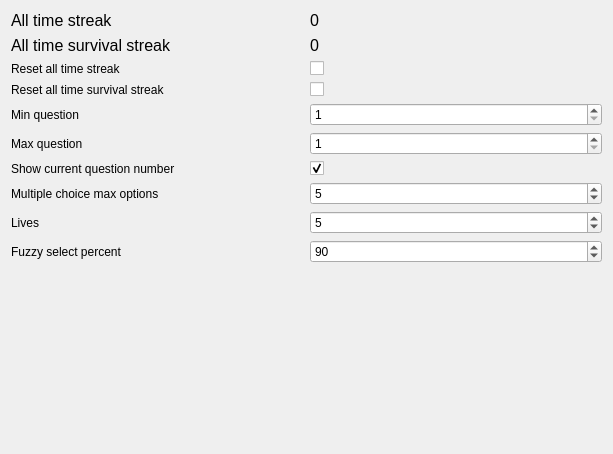
              <widget class="QWidget" name="scrollAreaWidgetContents_settings">
               <property name="geometry">
                <rect>
                 <x>0</x>
                 <y>0</y>
                 <width>613</width>
                 <height>454</height>
                </rect>
               </property>
               <layout class="QGridLayout" name="gridLayout_9">
                <item row="0" column="0">
                 <layout class="QGridLayout" name="gridLayout_settings">
                  <item row="1" column="0">
                   <widget class="QLabel" name="label_all_time_survival_streak_2">
                    <property name="font">
                     <font>
                      <pointsize>12</pointsize>
                     </font>
                    </property>
                    <property name="toolTip">
                     <string>Your all time survival streak</string>
                    </property>
                    <property name="statusTip">
                     <string>Your all time survival streak</string>
                    </property>
                    <property name="text">
                     <string>All time survival streak</string>
                    </property>
                   </widget>
                  </item>
                  <item row="9" column="0">
                   <widget class="QLabel" name="label_fuzzy_select_precent_2">
                    <property name="toolTip">
                     <string>How wrong can the answer be for it to be count correct. 100 is disabled.</string>
                    </property>
                    <property name="statusTip">
                     <string>How wrong can the answer be for it to be count correct. 100 is disabled.</string>
                    </property>
                    <property name="text">
                     <string>Fuzzy select percent</string>
                    </property>
                   </widget>
                  </item>
                  <item row="0" column="0">
                   <widget class="QLabel" name="label_all_time_streak_2">
                    <property name="font">
                     <font>
                      <pointsize>12</pointsize>
                     </font>
                    </property>
                    <property name="toolTip">
                     <string>Your all time streak</string>
                    </property>
                    <property name="statusTip">
                     <string>Your all time streak</string>
                    </property>
                    <property name="text">
                     <string>All time streak</string>
                    </property>
                   </widget>
                  </item>
                  <item row="3" column="1">
                   <widget class="QCheckBox" name="reset_all_time_survival_streak_value_2">
                    <property name="cursor">
                     <cursorShape>PointingHandCursor</cursorShape>
                    </property>
                    <property name="text">
                     <string/>
                    </property>
                   </widget>
                  </item>
                  <item row="2" column="0">
                   <widget class="QLabel" name="label_reset_all_time_streak_2">
                    <property name="toolTip">
                     <string>Reset your all time streak</string>
                    </property>
                    <property name="statusTip">
                     <string>Reset your all time streak</string>
                    </property>
                    <property name="text">
                     <string>Reset all time streak</string>
                    </property>
                   </widget>
                  </item>
                  <item row="4" column="0">
                   <widget class="QLabel" name="label_min_question_2">
                    <property name="toolTip">
                     <string>Minimum question number it will ask you</string>
                    </property>
                    <property name="statusTip">
                     <string>Minimum question number it will ask you</string>
                    </property>
                    <property name="text">
                     <string>Min question</string>
                    </property>
                   </widget>
                  </item>
                  <item row="7" column="0">
                   <widget class="QLabel" name="label_multiple_choice_max_options_2">
                    <property name="toolTip">
                     <string>The ammount of answer candidates in multiple choice</string>
                    </property>
                    <property name="statusTip">
                     <string>The ammount of answer candidates in multiple choice</string>
                    </property>
                    <property name="text">
                     <string>Multiple choice max options</string>
                    </property>
                   </widget>
                  </item>
                  <item row="7" column="1">
                   <widget class="QSpinBox" name="multiple_choice_max_options_value_2">
                    <property name="minimum">
                     <number>2</number>
                    </property>
                    <property name="maximum">
                     <number>26</number>
                    </property>
                    <property name="value">
                     <number>5</number>
                    </property>
                   </widget>
                  </item>
                  <item row="9" column="1">
                   <widget class="QSpinBox" name="fuzzy_select_precent_value_2">
                    <property name="minimum">
                     <number>1</number>
                    </property>
                    <property name="maximum">
                     <number>100</number>
                    </property>
                    <property name="value">
                     <number>90</number>
                    </property>
                   </widget>
                  </item>
                  <item row="4" column="1">
                   <widget class="QSpinBox" name="min_question_value_2">
                    <property name="minimum">
                     <number>1</number>
                    </property>
                    <property name="maximum">
                     <number>1000000</number>
                    </property>
                   </widget>
                  </item>
                  <item row="8" column="0">
                   <widget class="QLabel" name="label_lives_2">
                    <property name="toolTip">
                     <string>The ammount of lives in Survive!</string>
                    </property>
                    <property name="statusTip">
                     <string>The ammount of lives in Survive!</string>
                    </property>
                    <property name="text">
                     <string>Lives</string>
                    </property>
                   </widget>
                  </item>
                  <item row="5" column="1">
                   <widget class="QSpinBox" name="max_question_value_2">
                    <property name="minimum">
                     <number>1</number>
                    </property>
                    <property name="maximum">
                     <number>1000000</number>
                    </property>
                   </widget>
                  </item>
                  <item row="6" column="0">
                   <widget class="QLabel" name="label_show_current_question_number_2">
                    <property name="toolTip">
                     <string>Whether to show the current question number</string>
                    </property>
                    <property name="statusTip">
                     <string>Whether to show the current question number</string>
                    </property>
                    <property name="text">
                     <string>Show current question number</string>
                    </property>
                   </widget>
                  </item>
                  <item row="6" column="1">
                   <widget class="QCheckBox" name="show_current_question_number_value_2">
                    <property name="cursor">
                     <cursorShape>PointingHandCursor</cursorShape>
                    </property>
                    <property name="text">
                     <string/>
                    </property>
                    <property name="checked">
                     <bool>true</bool>
                    </property>
                   </widget>
                  </item>
                  <item row="8" column="1">
                   <widget class="QSpinBox" name="lives_value_2">
                    <property name="minimum">
                     <number>1</number>
                    </property>
                    <property name="value">
                     <number>5</number>
                    </property>
                   </widget>
                  </item>
                  <item row="5" column="0">
                   <widget class="QLabel" name="label_max_question_2">
                    <property name="toolTip">
                     <string>Maximum question number it will ask you</string>
                    </property>
                    <property name="statusTip">
                     <string>Maximum question number it will ask you</string>
                    </property>
                    <property name="whatsThis">
                     <string/>
                    </property>
                    <property name="text">
                     <string>Max question</string>
                    </property>
                   </widget>
                  </item>
                  <item row="0" column="1">
                   <widget class="QLabel" name="all_time_streak_value_2">
                    <property name="font">
                     <font>
                      <pointsize>12</pointsize>
                     </font>
                    </property>
                    <property name="cursor">
                     <cursorShape>ForbiddenCursor</cursorShape>
                    </property>
                    <property name="text">
                     <string>0</string>
                    </property>
                   </widget>
                  </item>
                  <item row="3" column="0">
                   <widget class="QLabel" name="label_reset_all_time_survival_streak_2">
                    <property name="toolTip">
                     <string>Reset your all time survival streak</string>
                    </property>
                    <property name="statusTip">
                     <string>Reset your all time survival streak</string>
                    </property>
                    <property name="text">
                     <string>Reset all time survival streak</string>
                    </property>
                   </widget>
                  </item>
                  <item row="2" column="1">
                   <widget class="QCheckBox" name="reset_all_time_streak_value_2">
                    <property name="font">
                     <font>
                      <pointsize>12</pointsize>
                      <kerning>true</kerning>
                     </font>
                    </property>
                    <property name="cursor">
                     <cursorShape>PointingHandCursor</cursorShape>
                    </property>
                    <property name="text">
                     <string/>
                    </property>
                   </widget>
                  </item>
                  <item row="1" column="1">
                   <widget class="QLabel" name="all_time_survival_streak_value_2">
                    <property name="font">
                     <font>
                      <pointsize>12</pointsize>
                     </font>
                    </property>
                    <property name="cursor">
                     <cursorShape>ForbiddenCursor</cursorShape>
                    </property>
                    <property name="text">
                     <string>0</string>
                    </property>
                   </widget>
                  </item>
                 </layout>
                </item>
                <item row="1" column="0">
                 <spacer name="verticalSpacer">
                  <property name="orientation">
                   <enum>Qt::Orientation::Vertical</enum>
                  </property>
                  <property name="sizeHint" stdset="0">
                   <size>
                    <width>20</width>
                    <height>40</height>
                   </size>
                  </property>
                 </spacer>
                </item>
               </layout>
              </widget>
